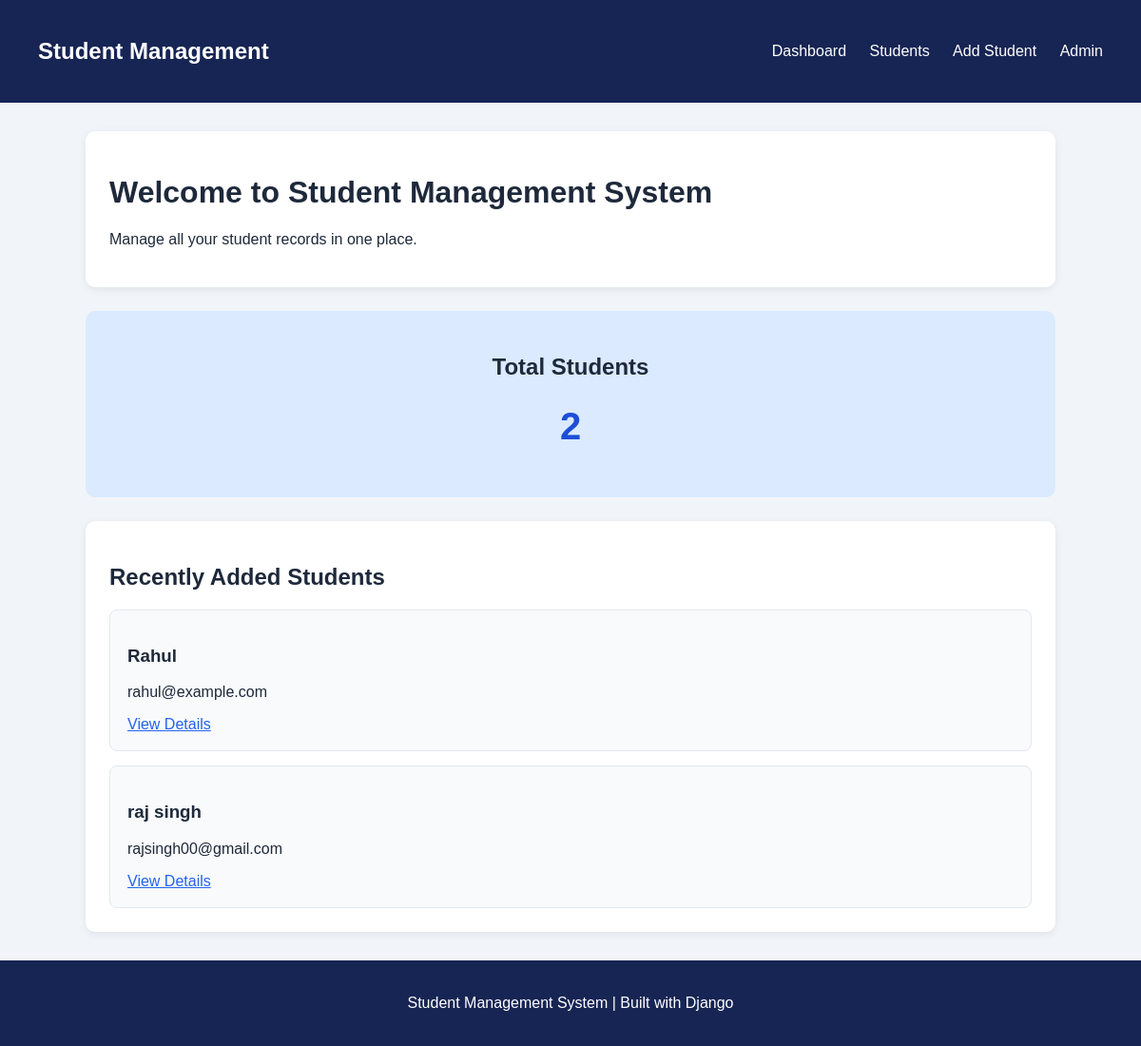
Before: / with the older database file.
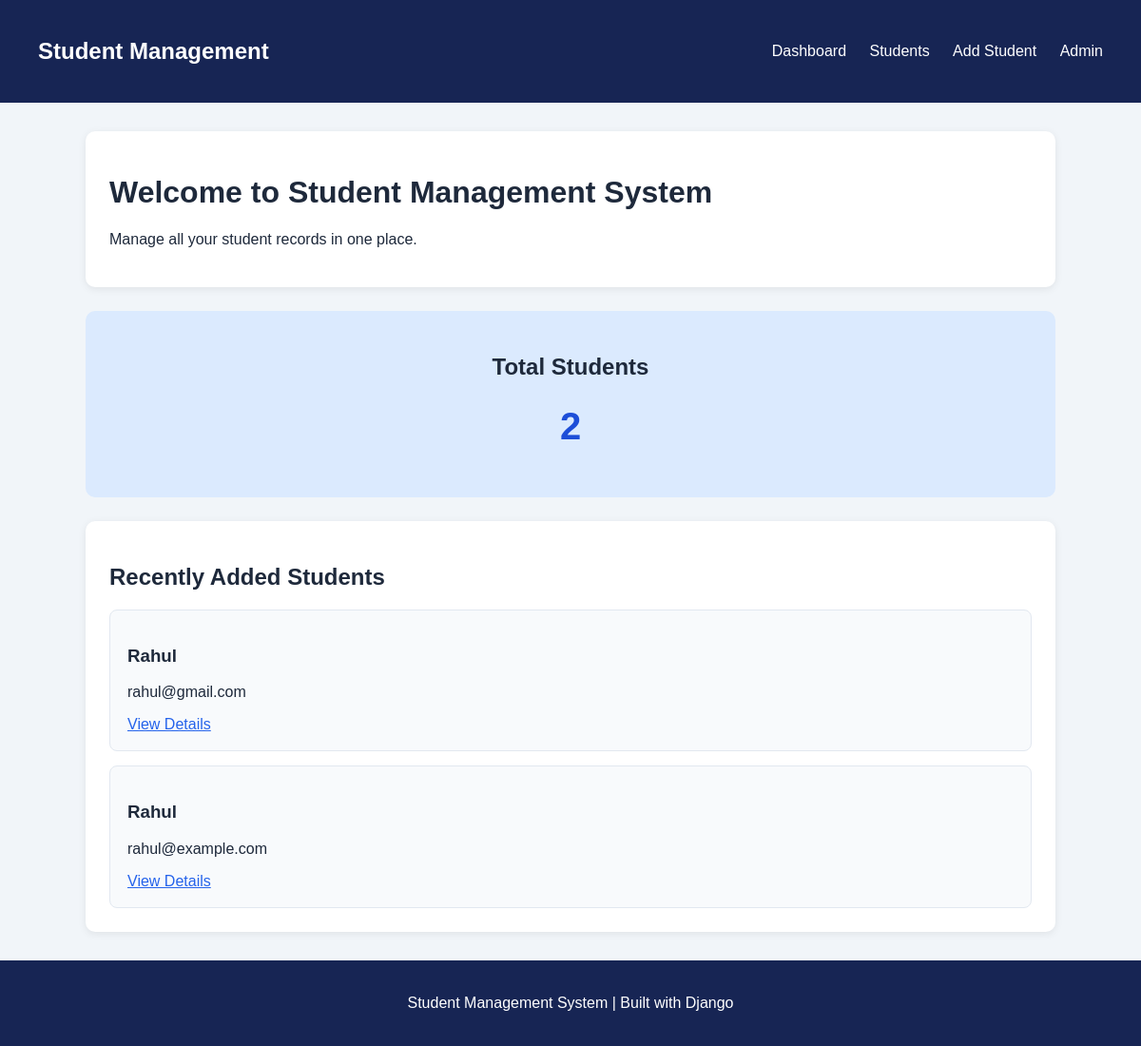
After: the same page with the newer database file.
### students/models.py (models this page shows, shortened)
class Student(models.Model):
    name = models.CharField(max_length=100)
    email = models.EmailField(unique=True)
    age = models.PositiveIntegerField()
    course = models.CharField(max_length=100)
    phone = models.CharField(max_length=15)
    created_at = models.DateTimeField(auto_now_add=True)
    teacher = models.ForeignKey(
        "Teacher",
        on_delete=models.SET_NULL,
        null=True,
        blank=True,
        related_name="students"
    )
    courses = models.ManyToManyField(
        "Course",
        related_name="students",
        blank=True
    )

### students/views.py (the view)
# urls.py: path("", views.dashboard, name="dashboard"),
def dashboard(request):
    total_students = Student.objects.count()
    recent_students = Student.objects.order_by("-created_at")[:5]
    context = {
        "total_students": total_students,
        "recent_students": recent_students
    }
    return render(request, "students/dashboard.html", context)

### students/templates/students/dashboard.html (shortened to what this page needs)
{% extends "students/base.html" %}
{% block content %}
<div class="card">
    <h1>Welcome to Student Management System</h1>
    <p>Manage all your student records in one place.</p>
</div>
<div class="dashboard-card">
    <h2>Total Students</h2>
    <h1>{{ total_students }}</h1>
</div>
<div class="card">
    <h2>Recently Added Students</h2>
    {% for student in recent_students %}
        <div class="student-item">
            <h3>{{ student.name }}</h3>
            <p>{{ student.email }}</p>
            <a href="{% url 'student_detail' student.id %}">
                View Details
            </a>
        </div>
    {% empty %}
        <p>No students registered yet.</p>
    {% endfor %}
</div>
{% endblock %}

### students/templates/students/base.html (shortened to what this page needs)
{% load static %}
<!DOCTYPE html>
<html lang="en">
<head>
    <link rel="stylesheet"
          href="{% static 'css/style.css' %}">
</head>
<body>
    <nav class="navbar">
        <h2>Student Management</h2>
        <div class="nav-links">
            <a href="{% url 'dashboard' %}">Dashboard</a>
            <a href="{% url 'student_list' %}">Students</a>
            <a href="{% url 'student_create' %}">Add Student</a>
            <a href="/admin/">Admin</a>
        </div>
    </nav>
    <main class="container">
        {% block content %}
        {% endblock %}
    </main>
    <footer class="footer">
        <p>Student Management System | Built with Django</p>
    </footer>
</body>
</html>

### static/css/style.css (style rules this page uses)
* { box-sizing: border-box; }
body { margin: 0; padding: 0; font-family: Arial, sans-serif; background-color: #f1f5f9; color: #1e293b; }
.navbar { background-color: #172554; color: white; padding: 20px 40px; display: flex; justify-content: space-between; align-items: center; }
.nav-links a { color: white; text-decoration: none; margin-left: 20px; }
.container { width: 85%; margin: 30px auto; min-height: 70vh; }
.card { background-color: white; padding: 25px; margin-bottom: 25px; border-radius: 10px; box-shadow: 0 2px 8px rgba(0, 0, 0, 0.08); }
.dashboard-card { background-color: #dbeafe; padding: 25px; margin-bottom: 25px; border-radius: 10px; text-align: center; }
.dashboard-card h1 { font-size: 40px; color: #1d4ed8; }
.student-item { background-color: #f8fafc; padding: 18px; margin-top: 15px; border-radius: 8px; border: 1px solid #e2e8f0; }
a { color: #2563eb; }
.footer { background-color: #172554; color: white; text-align: center; padding: 20px; }

Changed rows visible on the page:
removed Student: name "raj singh", email "rajsingh00@gmail.com"
added Student: name "Rahul", email "rahul@gmail.com"
